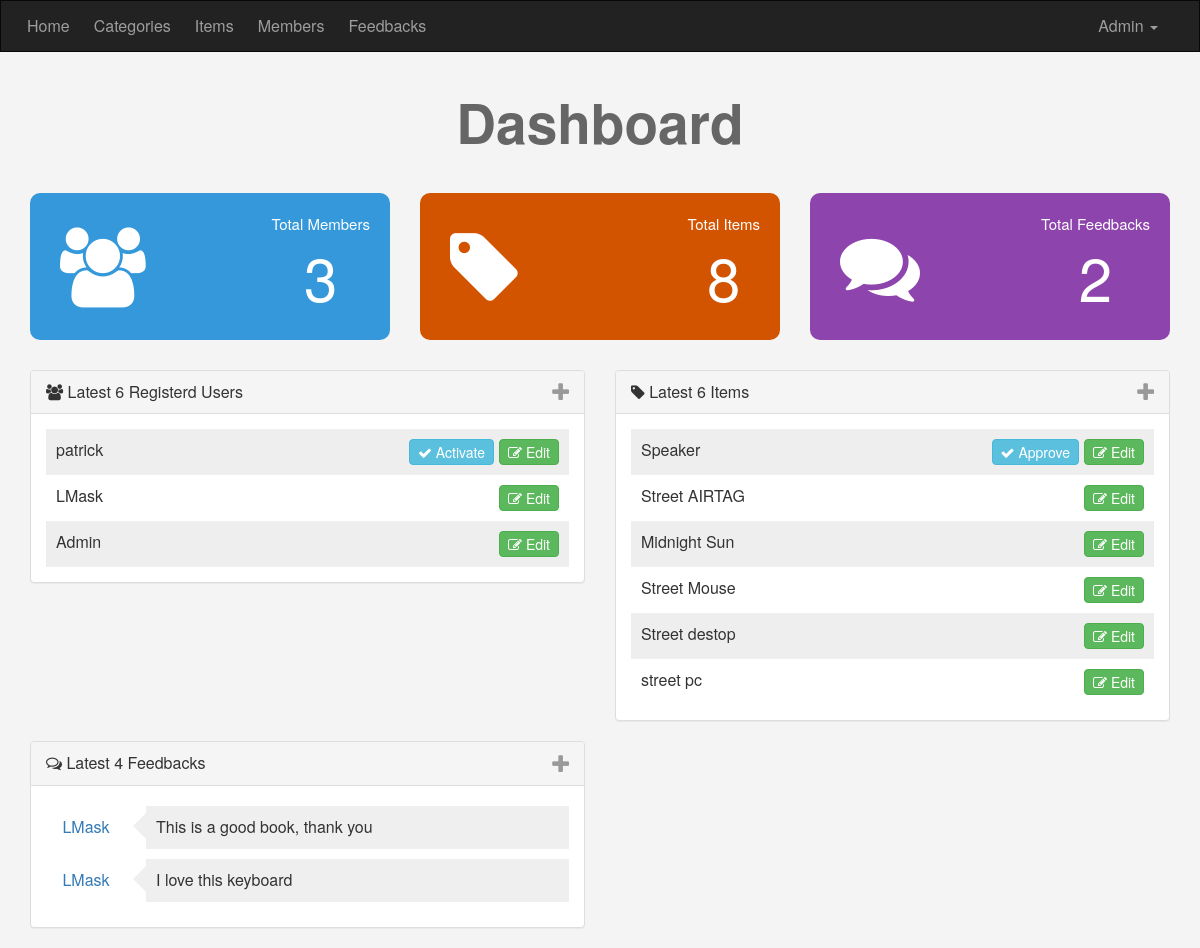
The page /admin/dashboard.php (signed in) on the database its author committed.
### tables this page shows
CREATE TABLE `users` (
  `UserID` int(11) NOT NULL COMMENT 'To Identify User',
  `Username` varchar(255) NOT NULL COMMENT 'Username To Login',
  `Password` varchar(255) NOT NULL COMMENT 'Password To Login',
  `Email` varchar(255) NOT NULL,
  `FullName` varchar(255) NOT NULL,
  `GroupID` int(11) NOT NULL DEFAULT 0 COMMENT 'Identify User Group',
  `TrustStatus` int(11) NOT NULL DEFAULT 0 COMMENT 'Seller Rank',
  `RegStatus` int(11) NOT NULL DEFAULT 0 COMMENT 'User Approval',
  `Date` date NOT NULL,
  `avatar` varchar(255) NOT NULL
);

CREATE TABLE `items` (
  `Item_ID` int(11) NOT NULL,
  `Name` varchar(255) NOT NULL,
  `Description` text NOT NULL,
  `Price` varchar(255) NOT NULL,
  `Add_Date` date NOT NULL,
  `Country_Made` varchar(255) NOT NULL,
  `Status` varchar(255) NOT NULL,
  `Rating` smallint(6) NOT NULL,
  `Approve` tinyint(4) NOT NULL DEFAULT 0,
  `Cat_ID` int(11) NOT NULL,
  `Member_ID` int(11) NOT NULL,
  `picture` varchar(255) NOT NULL,
  `contact` varchar(255) NOT NULL
);

CREATE TABLE `comments` (
  `c_id` int(11) NOT NULL,
  `comment` text NOT NULL,
  `status` tinyint(4) NOT NULL,
  `comment_date` date NOT NULL,
  `item_id` int(11) NOT NULL,
  `user_id` int(11) NOT NULL
);

### admin/includes/functions/functions.php (called while the page is built, shortened)
<?php
	function countItems($item, $table) {
		global $con;
		$stmt2 = $con->prepare("SELECT COUNT($item) FROM $table");
		$stmt2->execute();
		return $stmt2->fetchColumn();
	}
	function getLatest($select, $table, $order, $limit = 5) {
		global $con;
		$getStmt = $con->prepare("SELECT $select FROM $table ORDER BY $order DESC LIMIT $limit");
		$getStmt->execute();
		$rows = $getStmt->fetchAll();
		return $rows;
	}

### admin/dashboard.php (the view, shortened to what this page needs)
<?php
	if (isset($_SESSION['Username'])) {
		include 'init.php';
		$numUsers = 6;
		$latestUsers = getLatest("*", "users", "UserID", $numUsers);
		$numItems = 6;
		$latestItems = getLatest("*", 'items', 'Item_ID', $numItems);
		$numComments = 4;
		?>
		<div class="home-stats">
			<div class="container text-center">
				<h1>Dashboard</h1>
				<div class="row">
					<div class="col-md-4">
						<div class="stat st-members">
							<i class="fa fa-users"></i>
							<div class="info">
								Total Members
								<span>
									<a href="members.php"><?php echo countItems('UserID', 'users') ?></a>
								</span>
							</div>
						</div>
					</div>
					<div class="col-md-4">
						<div class="stat st-items">
							<i class="fa fa-tag"></i>
							<div class="info">
								Total Items
								<span>
									<a href="items.php"><?php echo countItems('Item_ID', 'items') ?></a>
								</span>
							</div>
						</div>
					</div>
					<div class="col-md-4">
						<div class="stat st-comments">
							<i class="fa fa-comments"></i>
							<div class="info">
								Total Feedbacks
								<span>
									<a href="comments.php"><?php echo countItems('c_id', 'comments') ?></a>
								</span>
							</div>
						</div>
					</div>
				</div>
			</div>
		</div>
		<div class="latest">
			<div class="container">
				<div class="row">
					<div class="col-sm-6">
						<div class="panel panel-default">
							<div class="panel-heading">
								<i class="fa fa-users"></i>
								Latest <?php echo $numUsers ?> Registerd Users
								<span class="toggle-info pull-right">
									<i class="fa fa-plus fa-lg"></i>
								</span>
							</div>
							<div class="panel-body">
								<ul class="list-unstyled latest-users">
								<?php
									if (! empty($latestUsers)) {
										foreach ($latestUsers as $user) {
											echo '<li>';
												echo $user['Username'];
												echo '<a href="members.php?do=Edit&userid=' . $user['UserID'] . '">';
													echo '<span class="btn btn-success pull-right">';
														echo '<i class="fa fa-edit"></i> Edit';
														if ($user['RegStatus'] == 0) {
															echo "<a
																	href='members.php?do=Activate&userid=" . $user['UserID'] . "'
																	class='btn btn-info pull-right activate'>
																	<i class='fa fa-check'></i> Activate</a>";
														}
													echo '</span>';
												echo '</a>';
											echo '</li>';
										}
									} else {
										echo 'There\'s No Members To Show';
									}
								?>
								</ul>
							</div>
						</div>
					</div>
					<div class="col-sm-6">
						<div class="panel panel-default">
							<div class="panel-heading">
								<i class="fa fa-tag"></i> Latest <?php echo $numItems ?> Items
								<span class="toggle-info pull-right">
									<i class="fa fa-plus fa-lg"></i>
								</span>
							</div>
							<div class="panel-body">
								<ul class="list-unstyled latest-users">
									<?php
										if (! empty($latestItems)) {
											foreach ($latestItems as $item) {
												echo '<li>';
													echo $item['Name'];
													echo '<a href="items.php?do=Edit&itemid=' . $item['Item_ID'] . '">';
														echo '<span class="btn btn-success pull-right">';
															echo '<i class="fa fa-edit"></i> Edit';
															if ($item['Approve'] == 0) {
																echo "<a
																		href='items.php?do=Approve&itemid=" . $item['Item_ID'] . "'
																		class='btn btn-info pull-right activate'>
																		<i class='fa fa-check'></i> Approve</a>";
															}
														echo '</span>';
													echo '</a>';
												echo '</li>';
											}
										} else {
											echo 'There\'s No Items To Show';
										}
									?>
								</ul>
							</div>
						</div>
					</div>
				</div>
				<div class="row">
					<div class="col-sm-6">
						<div class="panel panel-default">
							<div class="panel-heading">
								<i class="fa fa-comments-o"></i>
								Latest <?php echo $numComments ?> Feedbacks
								<span class="toggle-info pull-right">
									<i class="fa fa-plus fa-lg"></i>
								</span>
							</div>
							<div class="panel-body">
								<?php
									$stmt = $con->prepare("SELECT
																comments.*, users.Username AS Member
															FROM
																comments
															INNER JOIN
																users
															ON
																users.UserID = comments.user_id
															ORDER BY
																c_id DESC
															LIMIT $numComments");
									$stmt->execute();
									$comments = $stmt->fetchAll();
									if (! empty($comments)) {
										foreach ($comments as $comment) {
											echo '<div class="comment-box">';
												echo '<span class="member-n">
													<a href="members.php?do=Edit&userid=' . $comment['user_id'] . '">
														' . $comment['Member'] . '</a></span>';
												echo '<p class="member-c">' . $comment['comment'] . '</p>';
											echo '</div>';
										}
									} else {
										echo 'There\'s No Comments To Show';
									}
								?>
							</div>
						</div>
					</div>
				</div>
			</div>
		</div>
		<?php
		include $tpl . 'footer.php';
	} else {
		header('Location: index.php');
		exit();
	}
?>

### admin/layout/css/backend.css (style rules this page uses)
body { background-color: #F4F4F4; font-size: 16px; height: 800px; }
.home-stats .stat { padding: 20px; font-size: 15px; color: #FFF; border-radius: 10px; position: relative; overflow: hidden; }
.home-stats .stat i { position: absolute; font-size: 80px; top: 35px; left: 30px; }
.home-stats .stat .info { float: right; }
.home-stats .stat a { color: #FFF; }
.home-stats .stat span { display: block; font-size: 60px; }
.home-stats .st-members { background-color: #3498db; }
.home-stats .st-items { background-color: #d35400; }
.home-stats .st-comments { background-color: #8e44ad; }
.latest { margin-top: 30px; }
.latest .toggle-info { color: #999; cursor: pointer }
.latest-users { margin-bottom: 0; }
.latest-users li { padding: 10px; overflow: hidden; }
.latest-users li:nth-child(odd) { background-color: #EEE; }
.latest-users .btn-success, .latest-users .btn-info { padding: 2px 8px; }
.latest-users .btn-info { margin-right: 5px; }
.latest .comment-box { margin: 5px 0 10px; }
.latest .comment-box .member-n, .latest .comment-box .member-c { float: left; }
.latest .comment-box .member-n { width: 80px; text-align: center; margin-right: 20px; position: relative; top: 10px; }
.latest .comment-box .member-c { width: calc(100% - 100px); background-color: #EFEFEF; padding: 10px; position: relative; }
.latest .comment-box .member-c:before { content: ""; display: block; position: absolute; left: -28px; top: 5px; width: 0; height: 0; border-style: solid; border-color: transparent #EFEFEF transparent transparent; border-width: 15px; }
h1 { font-size: 55px; margin: 40px 0; font-weight: bold; color: #666; }
.activate { margin-left: 5px; }

### rows shown on the page
users: Username "patrick"
users: Username "LMask"
users: Username "Admin"
items: Name "Speaker"
items: Name "Street AIRTAG"
items: Name "Midnight Sun"
items: Name "Street Mouse"
items: Name "Street destop"
items: Name "street pc"
comments: user.Username "LMask", comment "This is a good book, thank you"
comments: user.Username "LMask", comment "I love this keyboard"

### other values the page prints
lang('HOME_ADMIN') "Home"
lang('CATEGORIES') "Categories"
lang('ITEMS') "Items"
lang('MEMBERS') "Members"
lang('FEEDBACKS') "Feedbacks"
countItems('UserID', 'users') "3"
countItems('Item_ID', 'items') "8"
countItems('c_id', 'comments') "2"
$numUsers "6"
$numItems "6"
$numComments "4"
